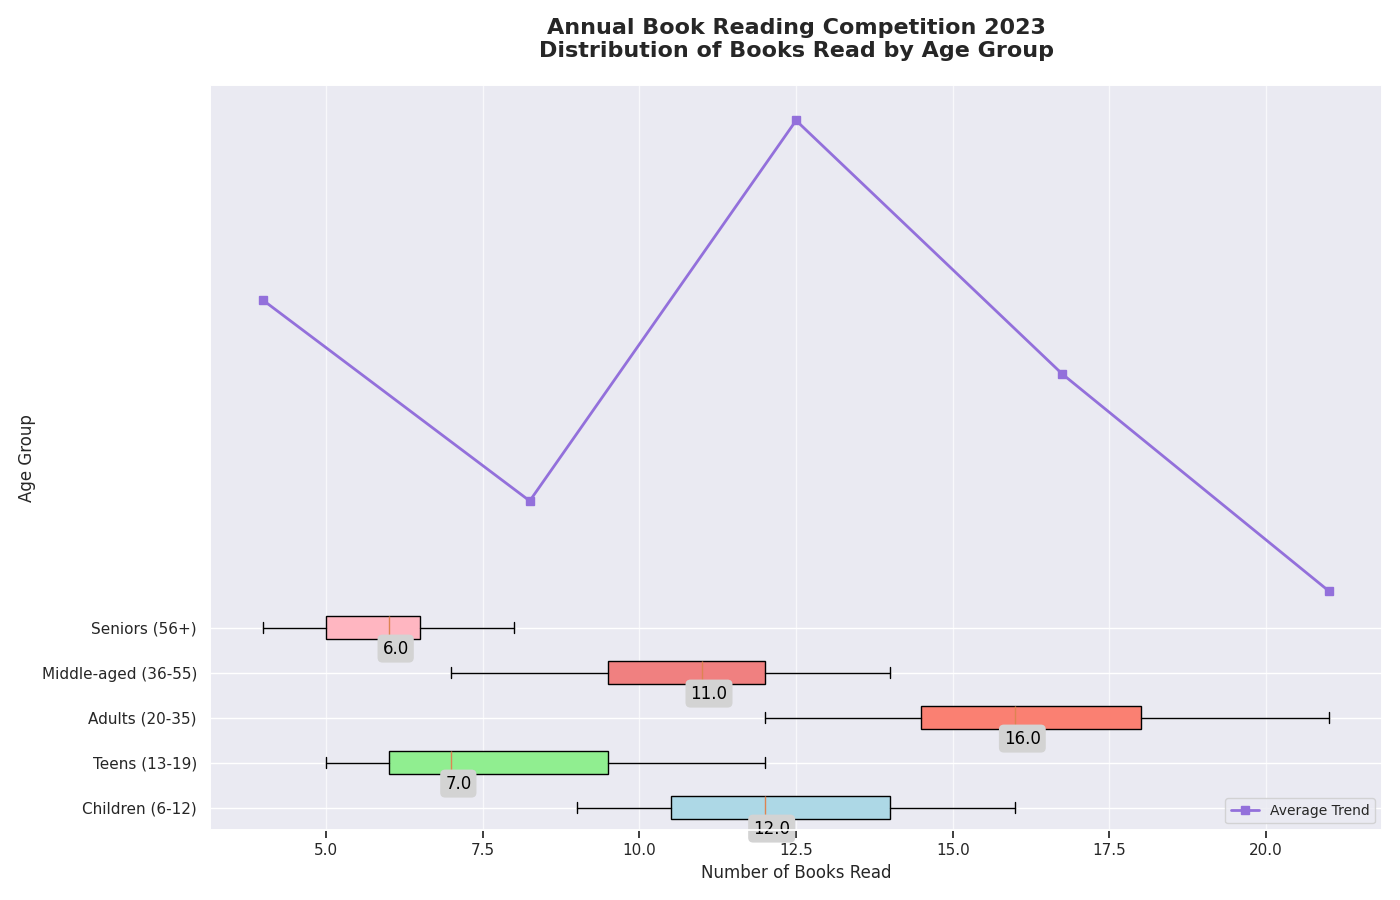

This chart was generated by the following Python code:
import matplotlib.pyplot as plt
import numpy as np

children_books = [14, 12, 13, 9, 11, 11, 14, 16, 15, 10, 10]
teens_books = [6, 11, 5, 7, 12, 8, 9, 5, 6, 10, 7]
adults_books = [17, 21, 15, 19, 16, 18, 12, 18, 15, 14, 14]
middle_aged_books = [11, 12, 13, 8, 10, 14, 7, 12, 10, 11, 9]
seniors_books = [7, 5, 5, 6, 8, 6, 5, 6, 5, 7, 4]

data = [children_books, teens_books, adults_books, middle_aged_books, seniors_books]
age_groups = ['Children (6-12)', 'Teens (13-19)', 'Adults (20-35)', 'Middle-aged (36-55)', 'Seniors (56+)']

fig, ax = plt.subplots(figsize=(14, 9))
box = ax.boxplot(data, vert=False, patch_artist=True, labels=age_groups)

colors = ['lightblue', 'lightgreen', 'salmon', 'lightcoral', 'lightpink']
for patch, color in zip(box['boxes'], colors):
    patch.set_facecolor(color)

medians = [np.median(group) for group in data]
for i, median in enumerate(medians):
    ax.annotate(f'{median}', xy=(median, i + 1), xytext=(5, -15),
                textcoords='offset points', ha='center', va='center', color='black',
                bbox=dict(boxstyle='round,pad=0.3', edgecolor='none', facecolor='lightgray'))

ax.grid(True, linestyle='-', alpha=0.7, axis='x')

ax.set_title('Annual Book Reading Competition 2023\nDistribution of Books Read by Age Group', fontsize=16, fontweight='bold', pad=20)
ax.set_xlabel('Number of Books Read', fontsize=12)
ax.set_ylabel('Age Group', fontsize=12)

plt.gca().set_aspect('auto', adjustable='box')
plt.tight_layout()

ax2 = ax.twiny()
book_trend = [np.mean(group) for group in data]
ax2.plot(np.arange(1, len(data)+1), book_trend, 's-', color='mediumpurple', linewidth=2, label='Average Trend')
ax2.set_xticks([])

ax2.legend(loc='lower right', fontsize=10)

plt.show()
